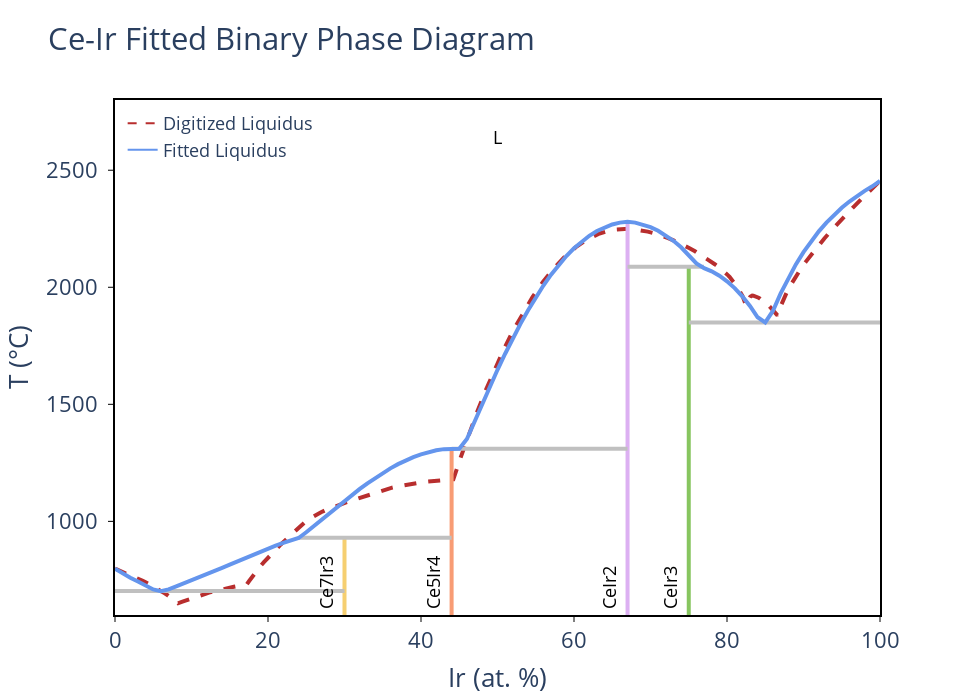

This figure's notebook cell:
### Code cell
parameter_guesses = [-175000, -20, 23000, -12] # [Enthalpy of Mixing, Entropy of Mixing, Enthalpy Skew, Entropy Skew]
ce_ir_system = BinaryLiquid.from_cache('Ce-Ir', params=parameter_guesses)
ce_ir_system.update_phase_points()

fitting_data = ce_ir_system.fit_parameters(n_opts=3)
print(f"Best fitted parameters: {ce_ir_system._params}")
best_fit_mae = min(fitting_data, key=lambda x: x['mae'])['mae']
print(f"Best fitted MAE: {best_fit_mae}K")
blp = BLPlotter(ce_ir_system)
blp.show('fit+liq')

### Figure 1 — Plotly figure (JSON) as saved in the notebook; plotly's stock layout.template omitted (floating-point values rounded to 4 significant figures; data arrays with more than 128 entries replaced by an {"elided": "..."} marker saying what was removed)
{"data": [{"line": {"color": "#B82E2E", "dash": "dash", "width": 4}, "mode": "lines", "showlegend": false, "type": "scatter", "x": {"elided": "205 float values"}, "y": {"elided": "205 float values"}}, {"hovertemplate": "label=Ce7Ir3<br>x=%{x}<br>t=%{y}<extra></extra>", "legendgroup": "Ce7Ir3", "line": {"color": "rgb(246, 207, 113)", "dash": "solid", "width": 4}, "marker": {"symbol": "circle"}, "mode": "lines", "name": "Ce7Ir3", "orientation": "v", "showlegend": false, "type": "scatter", "x": [30, 30, 30, 30, 30, 30, 30, 30, 30, 30, 30, 30, 30, 30, 30, 30, 30, 30, 30, 30, 30], "xaxis": "x", "y": [702.1, 709.7, 929.9, 928.9, 801.4, 787.6, 774.0, 734.8, 722.2, 843.3, 870.6, 857.1, 918.9, 907.9, 883.6, 896.1, 747.6, 760.6, 815.3, 829.3, -273.1], "yaxis": "y"}, {"hovertemplate": "label=Ce5Ir4<br>x=%{x}<br>t=%{y}<extra></extra>", "legendgroup": "Ce5Ir4", "line": {"color": "rgb(248, 156, 116)", "dash": "solid", "width": 4}, "marker": {"symbol": "circle"}, "mode": "lines", "name": "Ce5Ir4", "orientation": "v", "showlegend": false, "type": "scatter", "x": [44, 44, 44, 44, 44, 44, 44, 44, 44, 44, 44, 44, 44, 44, 44, 44, 44, 44, 44, 44, 44, 44, 44, 44], "xaxis": "x", "y": [1310.0, 1261.0, 1311.0, 1114.0, 1088.0, 1034.0, 1061.0, 953.3, 929.9, 1007.0, 980.3, 1309.0, 1311.0, 1275.0, 1287.0, 1304.0, 1296.0, 1207.0, 1244.0, 1226.0, 1139.0, 1185.0, 1163.0, -273.1], "yaxis": "y"}, {"hovertemplate": "label=CeIr2<br>x=%{x}<br>t=%{y}<extra></extra>", "legendgroup": "CeIr2", "line": {"color": "rgb(220, 176, 242)", "dash": "solid", "width": 4}, "marker": {"symbol": "circle"}, "mode": "lines", "name": "CeIr2", "orientation": "v", "showlegend": false, "type": "scatter", "x": [67, 67, 67, 67, 67, 67, 67, 67, 67, 67, 67, 67, 67, 67, 67, 67, 67, 67, 67, 67, 67, 67, 67, 67, 67, 67, 67, 67, 67, 67, 67, 67, 67, 67, 67], "xaxis": "x", "y": [1310.0, 1782.0, 1503.0, 1716.0, 2133.0, 2166.0, 2195.0, 2276.0, 2256.0, 2268.0, 2199.0, 2088.0, 2102.0, 2276.0, 2269.0, 2257.0, 2096.0, 2054.0, 1957.0, 2007.0, 1902.0, 1844.0, 1352.0, 1428.0, 1576.0, 1648.0, 2240.0, 2220.0, 2280.0, 2280.0, 2139.0, 2171.0, 2222.0, 2241.0, -273.1], "yaxis": "y"}, {"hovertemplate": "label=CeIr3<br>x=%{x}<br>t=%{y}<extra></extra>", "legendgroup": "CeIr3", "line": {"color": "rgb(135, 197, 95)", "dash": "solid", "width": 4}, "marker": {"symbol": "circle"}, "mode": "lines", "name": "CeIr3", "orientation": "v", "showlegend": false, "type": "scatter", "x": [75, 75, 75, 75, 75, 75, 75, 75, 75, 75, 75], "xaxis": "x", "y": [1850.0, 2088.0, 1996.0, 1872.0, 2068.0, 2082.0, 2049.0, 2025.0, 1961.0, 1920.0, -273.1], "yaxis": "y"}, {"hovertemplate": "x=%{x}<br>y=%{y}<extra></extra>", "legendgroup": "", "line": {"color": "Silver", "dash": "solid", "width": 4}, "marker": {"symbol": "circle"}, "mode": "lines", "name": "", "orientation": "v", "showlegend": false, "type": "scatter", "x": [44, 45, 67], "xaxis": "x", "y": [1310.0, 1310.0, 1310.0], "yaxis": "y"}, {"hovertemplate": "x=%{x}<br>y=%{y}<extra></extra>", "legendgroup": "", "line": {"color": "Silver", "dash": "solid", "width": 4}, "marker": {"symbol": "circle"}, "mode": "lines", "name": "", "orientation": "v", "showlegend": false, "type": "scatter", "x": [75, 85, 100], "xaxis": "x", "y": [1850.0, 1850.0, 1850.0], "yaxis": "y"}, {"hovertemplate": "x=%{x}<br>y=%{y}<extra></extra>", "legendgroup": "", "line": {"color": "Silver", "dash": "solid", "width": 4}, "marker": {"symbol": "circle"}, "mode": "lines", "name": "", "orientation": "v", "showlegend": false, "type": "scatter", "x": [0, 6, 30], "xaxis": "x", "y": [702.1, 702.1, 702.1], "yaxis": "y"}, {"hovertemplate": "x=%{x}<br>y=%{y}<extra></extra>", "legendgroup": "", "line": {"color": "Silver", "dash": "solid", "width": 4}, "marker": {"symbol": "circle"}, "mode": "lines", "name": "", "orientation": "v", "showlegend": false, "type": "scatter", "x": [67, 75, 77], "xaxis": "x", "y": [2088.0, 2088.0, 2088.0], "yaxis": "y"}, {"hovertemplate": "x=%{x}<br>y=%{y}<extra></extra>", "legendgroup": "", "line": {"color": "Silver", "dash": "solid", "width": 4}, "marker": {"symbol": "circle"}, "mode": "lines", "name": "", "orientation": "v", "showlegend": false, "type": "scatter", "x": [24, 30, 44], "xaxis": "x", "y": [929.9, 929.9, 929.9], "yaxis": "y"}, {"hovertemplate": "label=L<br>x=%{x}<br>t=%{y}<extra></extra>", "legendgroup": "L", "line": {"color": "cornflowerblue", "dash": "solid", "width": 4}, "marker": {"symbol": "circle"}, "mode": "lines", "name": "L", "orientation": "v", "showlegend": false, "type": "scatter", "x": [0, 0, 1, 2, 3, 4, 5, 6, 7.0, 8, 9, 10, 11, 12, 13, 14.0, 15, 16, 17, 18, 19, 20, 21, 22, 23, 24, 25, 26, 27, 28.0, 29.0, 30, 31, 32, 33, 34, 35, 36, 37, 38, 39, 40, 41, 42, 43, 44, 45, 46, 47, 48, 49, 50, 51, 52, 53, 54, 55.0, 56.0, 57.0, 58.0, 59, 60, 61, 62, 63, 64, 65, 66, 67, 68, 69, 70, 71, 72, 73, 74, 75, 76, 77, 78, 79, 80, 81, 82, 83, 84, 85, 86, 87, 88, 89, 90, 91, 92, 93, 94, 95, 96, 97, 98, 99, 100, 100], "xaxis": "x", "y": [798.2, 798.2, 776.4, 759.5, 742.8, 726.0, 709.3, 702.1, 709.7, 722.2, 734.8, 747.6, 760.6, 774.0, 787.6, 801.4, 815.3, 829.3, 843.3, 857.1, 870.6, 883.6, 896.1, 907.9, 918.9, 928.9, 953.3, 980.3, 1007.0, 1034.0, 1061.0, 1088.0, 1114.0, 1139.0, 1163.0, 1185.0, 1207.0, 1226.0, 1244.0, 1261.0, 1275.0, 1287.0, 1296.0, 1304.0, 1309.0, 1311.0, 1310.0, 1352.0, 1428.0, 1503.0, 1576.0, 1648.0, 1716.0, 1782.0, 1844.0, 1902.0, 1957.0, 2007.0, 2054.0, 2096.0, 2133.0, 2166.0, 2195.0, 2220.0, 2240.0, 2256.0, 2268.0, 2276.0, 2280.0, 2276.0, 2269.0, 2257.0, 2241.0, 2222.0, 2199.0, 2171.0, 2139.0, 2102.0, 2082.0, 2068.0, 2049.0, 2025.0, 1996.0, 1961.0, 1920.0, 1872.0, 1850.0, 1899.0, 1973.0, 2039.0, 2098.0, 2150.0, 2197.0, 2239.0, 2276.0, 2310.0, 2340.0, 2366.0, 2390.0, 2412.0, 2431.0, 2454.0, 2454.0], "yaxis": "y"}, {"line": {"color": "#B82E2E", "dash": "dash"}, "mode": "lines", "name": "Digitized Liquidus", "showlegend": true, "type": "scatter", "x": [null], "y": [null]}, {"marker": {"color": "cornflowerblue"}, "mode": "lines", "name": "Fitted Liquidus", "showlegend": true, "type": "scatter", "x": [null], "y": [null]}], "layout": {"annotations": [{"borderpad": 5, "font": {"color": "black", "size": 18}, "showarrow": false, "text": "Ce7Ir3", "textangle": -90, "x": 27.5, "y": 600, "yanchor": "bottom"}, {"borderpad": 5, "font": {"color": "black", "size": 18}, "showarrow": false, "text": "Ce5Ir4", "textangle": -90, "x": 41.5, "y": 600, "yanchor": "bottom"}, {"borderpad": 5, "font": {"color": "black", "size": 18}, "showarrow": false, "text": "CeIr2", "textangle": -90, "x": 64.5, "y": 600, "yanchor": "bottom"}, {"borderpad": 5, "font": {"color": "black", "size": 18}, "showarrow": false, "text": "CeIr3", "textangle": -90, "x": 72.5, "y": 600, "yanchor": "bottom"}, {"font": {"color": "black", "size": 18}, "showarrow": false, "text": "L", "x": 50, "y": 2640}], "font": {"size": 22}, "height": 700, "legend": {"font": {"size": 18}, "x": 0.01, "xanchor": "left", "y": 0.99, "yanchor": "top"}, "plot_bgcolor": "white", "showlegend": true, "title": {"text": "Ce-Ir Fitted Binary Phase Diagram"}, "width": 960, "xaxis": {"linecolor": "black", "linewidth": 2, "mirror": true, "range": [0, 100], "showline": true, "tickcolor": "black", "tickformat": ".0f", "ticks": "outside", "title": {"text": "Ir (at. %)"}}, "yaxis": {"linecolor": "black", "linewidth": 2, "mirror": true, "range": [600, 2800], "showline": true, "tickcolor": "black", "ticks": "outside", "ticksuffix": " ", "title": {"text": "T (°C)"}}}}
